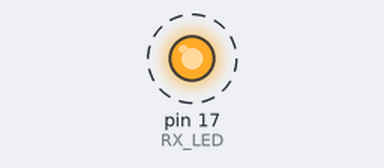
This sketch was run on a simulated Arduino Leonardo, built with avr-gcc and run on an emulated ATmega32U4. On the bench: output pins drawn as LEDs (lit = HIGH). Dashed ring = blinking.

Above: at 0.2 s.
Timing chart, 0 to 3.0 s (numbered marks = the images above):
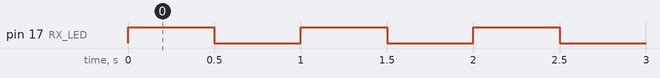

The sketch:

Blink.ino
```cpp
int RX_LED=17;
void setup() {
  // put your setup code here, to run once:
  pinMode(RX_LED,OUTPUT);

}

void loop() {
  // put your main code here, to run repeatedly:
  digitalWrite(RX_LED,HIGH);
  TXLED0;
  delay(500);
  digitalWrite(RX_LED,LOW);
 //TXLED1;
 delay(500);

}
```

Measured:
- by itself, pin 17 (RX_LED): alternates HIGH for 0.50 s and LOW for 0.50 s
